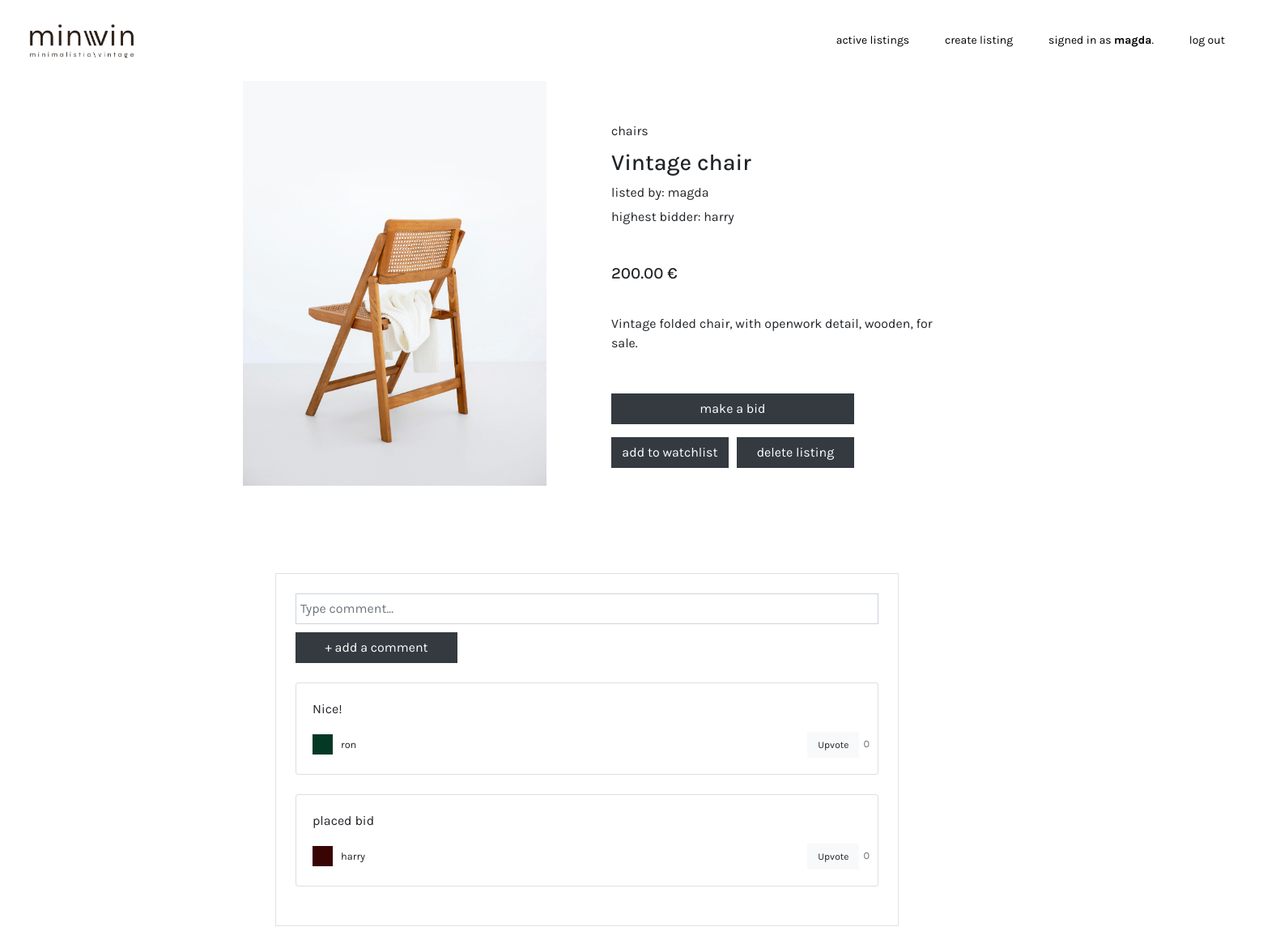
/auctions/1 (signed in), run on the app's committed database.
### auctions/models.py (models this page shows, shortened)
class User(AbstractUser):
    id           = models.AutoField(primary_key=True)
    watchlist    = models.ManyToManyField('auctions.Listing', related_name='watchlist', blank=True)
    profile_photo = models.ImageField(
        upload_to='user_profiles',
        height_field=None,
        width_field=None,
        default='auctions/static/User01.png'
        )

class Listing(models.Model):
    categories=[
        ("CH","chairs"),
        ("CA","cabinets"),
        ("SO","sofas"),
        ("TA","tables"),
        ("DE","decor"),
        ("OT","others")
    ]
    id          = models.AutoField(primary_key=True)
    title       = models.CharField(max_length=64)
    description = models.CharField(max_length=280)
    price       = models.DecimalField(max_digits=7, decimal_places=2)
    category    = models.CharField(max_length=10, choices=categories, default="others")
    status      = models.BooleanField(default="True")
    photo       = models.ImageField(
        upload_to='images_uploaded',
        height_field=None,
        width_field=None,
        default='auctions/static/images/01.jpg'
        )
    owner       = models.ForeignKey(User, on_delete=models.CASCADE, related_name='owner', null=True)
    date        = models.DateField(default=(2023-10-20))
    bidder      = models.CharField(max_length=64, default="no one has made a bit yet.")

class Comment(models.Model):
    id          = models.AutoField(primary_key=True)
    listing     = models.ForeignKey(Listing, on_delete=models.CASCADE, related_name='listing')
    text        = models.CharField(max_length=280)
    created_on  = models.DateField(auto_now_add=True)
    owner       = models.ForeignKey(User, on_delete=models.CASCADE, related_name='commenter', null=True)
    upvotes     = models.IntegerField()
    upvoters    = models.ManyToManyField(User, related_name='upvoter', blank=True)
    class Meta:
        ordering = ['created_on']

### auctions/views.py (the view)
# urls.py: path("auctions/<int:listing_id>", views.list, name="listing"),
def list(request, listing_id):
    listing=Listing.objects.get(id=listing_id)
    comments=Comment.objects.filter(listing=listing_id)
    return render(request, "auctions/listing.html",{
        "listing": listing,
        "comments": comments
    })

### auctions/templates/auctions/listing.html (shortened to what this page needs)
{% extends "auctions/layout.html" %}
{% block body %}
<div class="d-flex justify-content-center">
        <img src="{{ listing.photo.url }}" alt="Listing photo" width="375" height="500">
        <div class="d-flex flex-column align-items-left" style="margin: 80px">
            <div style="margin-bottom: 10px; margin-top: -30px">
                {{listing.get_category_display}}
            </div>
            <div>
                <h3>{{listing.title}}</h3>
            </div>
            <div style="margin-bottom: 0px">
                <p>listed by: {{listing.owner}}</p>
            </div>
            <div style="margin-top: -10px; margin-bottom: 30px">
                <p>highest bidder: {{listing.bidder}}</p>
            </div>
            <div>
                <h5>{{listing.price}} €</h5>
            </div>
            <div style="margin-top: 30px">
                {{listing.description}}
            </div>
            <div style="margin-top: 50px">
                {% if listing.status %}
                    <div class="form-group" style="width: 300px;">
                        <a href="{% url 'bid' listing_id=listing.id %}" class="btn btn-dark" style="width:300px">
                            make a bid
                        </a>
                    </div>
                {% else %}
                sold
                {% endif %}
            </div>
            <div class="row" style="margin-left:0px;">
                <div>
                    <form action="{% url 'watchlist' user_id=user.id listing_id=listing.id %}" method="POST" enctype='multipart/form-data'>
                        <input class="btn btn-dark" style="width:145px; margin-right:10px;" type="submit" value="add to watchlist">
                    </form>
                </div>
                <div>
                    {%if user.get_username == listing.owner.username %}
                    <form action="{% url 'remove_listing' listing_id=listing.id %}" method="POST" enctype='multipart/form-data'>
                        <input class="btn btn-dark" style="width:145px;" type="submit" value="delete listing">
                    </form>
                    {% endif %}
                </div>
            </div>
        </div>
    </div>
<div class="row d-flex justify-content-left" style="width:1600px; height:500px; margin-left:25px; margin-top:50px;">
    <div class="col-md-8 col-lg-6">
      <div class="card shadow-0 border" style="background-color: #ffffff; border-radius: 0rem;">
        <div class="card-body p-4">
            {% if user.is_authenticated %}
            <form action="{% url 'comment' listing_id=listing.id %}" method="POST" enctype='multipart/form-data'>
                <div class="form-outline mb-4">
                    <input type="text" name="text" id="addANote" class="form-control" placeholder="Type comment..." />
                    <input class="btn btn-dark" style="width:200px" type="submit" value="+ add a comment">
                </div>
            </form>
            {% endif %}
        {% for comment in comments %}
            <div class="card mb-4">
            <div class="card-body">
                <p>{{comment.text}}</p>
                    <div class="d-flex justify-content-between">
                        <div class="d-flex flex-row align-items-center">
                            <div style="margin-right:10px;">
                            <img src="{{ comment.owner.profile_photo.url }}" alt="avatar" width="25" height="25">
                            </div>
                            <p class="small mb-0 ms-2">{{comment.owner}}</p>
                        </div>
                        <div class="d-flex flex-row align-items-center">
                            <form action="{% url 'upvote' listing_id=listing.id comment_id=comment.id %}" method="POST" enctype='multipart/form-data'>
                                <div class="row">
                                <input class="btn btn-light" style="border-radius:0rem; font-size:12px; margin:0px;" type="submit" value="Upvote">
                                <p class="small text-muted mb-0" style="margin: 5px;">{{ comment.upvotes }}</p>
                                </div>
                            </form>
                        </div>
                    </div>
                </div>
                </div>
        {% endfor %}
        </div>
        </div>
    </div>
</div>
{% endblock %}

### auctions/templates/auctions/layout.html (shortened to what this page needs)
{% load static %}
<!DOCTYPE html>
<html lang="en">
    <head>
        <link rel="stylesheet" href="https://stackpath.bootstrapcdn.com/bootstrap/4.4.1/css/bootstrap.min.css">
        <link href="{% static 'auctions/styles.css' %}" rel="stylesheet">
        <link href="{% static 'fontawesomefree/css/fontawesome.css' %}" rel="stylesheet" type="text/css">
         {% load static %}
    </head>
    <body>
        <ul class="navbar fixed-top bg-body-tertiary" padding="1 px" style="background-color: #ffffff">
            <div class="container-fluid" style="background-color: #ffffff">
                <a class="navbar-brand" href="{% url 'index' %}">
                <img src="{% static 'minvin_logo_big.png' %}" alt="Logo" width="140" height="70" class="d-inline-block align-text-top">
                </a>
                <div class="align-items-end">
                    <li class="list-inline-item">
                        <a class="nav-link" href="{% url 'index' %}">active listings</a>
                    </li>
                    {% if user.is_authenticated %}
                        <li class="list-inline-item">
                            <a class="nav-link" href="{% url 'create' %}">create listing</a>
                        </li>
                        <li class="list-inline-item">
                            <a class="nav-link" href="{% url 'profile' user_id=user.id %}">
                                signed in as <strong>{{ user.username }}</strong>.
                            </a>
                        </li>
                        <li class="list-inline-item">
                            <a class="nav-link" href="{% url 'logout' %}">log out</a>
                        </li>
                    {% endif %}
                </div>
            </ul>
        {% block body %}
        {% endblock %}
    </body>
</html>

### auctions/static/auctions/styles.css (style rules this page uses)
body { font-family: "Karla", "Arial", sans-serif; background-color: white; align-items: center; justify-content: center; padding-top: 100px; padding-bottom: 50px; padding-right: 300px; padding-left: 300px; }
.form-control { margin-bottom: 10px; border-radius: 0rem; padding: 5px; }
.nav-link { color: black; font-size: 14px; }
.navbar-brand { color: black; font-weight: bold; }
.btn-dark { border-radius: 0rem; }

### data on the page
User: username "magda"
Listing: photo (picture), category "chairs", title "Vintage chair", owner "magda", bidder "harry", price "200.00", description "Vintage folded chair, with openwork detail, wooden, for sale."
Comment: text "Nice!", owner.profile_photo (picture), owner "ron", upvotes "0"
Comment: text "placed bid", owner.profile_photo (picture), owner "harry", upvotes "0"
